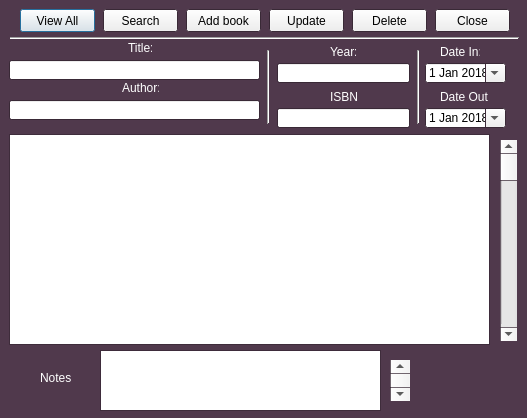
<?xml version="1.0" encoding="UTF-8"?>
<ui version="4.0">
 <class>Dialog</class>
 <widget class="QDialog" name="Dialog">
  <property name="geometry">
   <rect>
    <x>0</x>
    <y>0</y>
    <width>527</width>
    <height>418</height>
   </rect>
  </property>
  <property name="palette">
   <palette>
    <active>
     <colorrole role="Base">
      <brush brushstyle="SolidPattern">
       <color alpha="255">
        <red>255</red>
        <green>255</green>
        <blue>255</blue>
       </color>
      </brush>
     </colorrole>
     <colorrole role="Window">
      <brush brushstyle="SolidPattern">
       <color alpha="255">
        <red>80</red>
        <green>57</green>
        <blue>76</blue>
       </color>
      </brush>
     </colorrole>
    </active>
    <inactive>
     <colorrole role="Base">
      <brush brushstyle="SolidPattern">
       <color alpha="255">
        <red>255</red>
        <green>255</green>
        <blue>255</blue>
       </color>
      </brush>
     </colorrole>
     <colorrole role="Window">
      <brush brushstyle="SolidPattern">
       <color alpha="255">
        <red>80</red>
        <green>57</green>
        <blue>76</blue>
       </color>
      </brush>
     </colorrole>
    </inactive>
    <disabled>
     <colorrole role="Base">
      <brush brushstyle="SolidPattern">
       <color alpha="255">
        <red>80</red>
        <green>57</green>
        <blue>76</blue>
       </color>
      </brush>
     </colorrole>
     <colorrole role="Window">
      <brush brushstyle="SolidPattern">
       <color alpha="255">
        <red>80</red>
        <green>57</green>
        <blue>76</blue>
       </color>
      </brush>
     </colorrole>
    </disabled>
   </palette>
  </property>
  <property name="windowTitle">
   <string>bookstore by SIStech</string>
  </property>
  <property name="windowIcon">
   <iconset>
    <normaloff>../../../../../../../../Public/Pictures/Sample Pictures/Jellyfish.jpg</normaloff>../../../../../../../../Public/Pictures/Sample Pictures/Jellyfish.jpg</iconset>
  </property>
  <property name="sizeGripEnabled">
   <bool>false</bool>
  </property>
  <property name="modal">
   <bool>false</bool>
  </property>
  <widget class="QPushButton" name="button_view">
   <property name="geometry">
    <rect>
     <x>20</x>
     <y>9</y>
     <width>75</width>
     <height>23</height>
    </rect>
   </property>
   <property name="text">
    <string>View All</string>
   </property>
  </widget>
  <widget class="QPushButton" name="button_search">
   <property name="geometry">
    <rect>
     <x>103</x>
     <y>9</y>
     <width>75</width>
     <height>23</height>
    </rect>
   </property>
   <property name="text">
    <string>Search</string>
   </property>
  </widget>
  <widget class="QPushButton" name="button_add">
   <property name="geometry">
    <rect>
     <x>186</x>
     <y>9</y>
     <width>75</width>
     <height>23</height>
    </rect>
   </property>
   <property name="text">
    <string>Add book</string>
   </property>
  </widget>
  <widget class="QPushButton" name="button_update">
   <property name="geometry">
    <rect>
     <x>269</x>
     <y>9</y>
     <width>75</width>
     <height>23</height>
    </rect>
   </property>
   <property name="text">
    <string>Update</string>
   </property>
  </widget>
  <widget class="QPushButton" name="button_delete">
   <property name="geometry">
    <rect>
     <x>352</x>
     <y>9</y>
     <width>75</width>
     <height>23</height>
    </rect>
   </property>
   <property name="text">
    <string>Delete</string>
   </property>
  </widget>
  <widget class="QPushButton" name="button_close">
   <property name="geometry">
    <rect>
     <x>435</x>
     <y>9</y>
     <width>75</width>
     <height>23</height>
    </rect>
   </property>
   <property name="text">
    <string>Close</string>
   </property>
  </widget>
  <widget class="Line" name="line">
   <property name="geometry">
    <rect>
     <x>10</x>
     <y>30</y>
     <width>509</width>
     <height>16</height>
    </rect>
   </property>
   <property name="orientation">
    <enum>Qt::Horizontal</enum>
   </property>
  </widget>
  <widget class="QLabel" name="label_title">
   <property name="geometry">
    <rect>
     <x>128</x>
     <y>40</y>
     <width>24</width>
     <height>16</height>
    </rect>
   </property>
   <property name="palette">
    <palette>
     <active>
      <colorrole role="WindowText">
       <brush brushstyle="SolidPattern">
        <color alpha="255">
         <red>255</red>
         <green>255</green>
         <blue>255</blue>
        </color>
       </brush>
      </colorrole>
      <colorrole role="Text">
       <brush brushstyle="SolidPattern">
        <color alpha="255">
         <red>0</red>
         <green>0</green>
         <blue>0</blue>
        </color>
       </brush>
      </colorrole>
     </active>
     <inactive>
      <colorrole role="WindowText">
       <brush brushstyle="SolidPattern">
        <color alpha="255">
         <red>255</red>
         <green>255</green>
         <blue>255</blue>
        </color>
       </brush>
      </colorrole>
      <colorrole role="Text">
       <brush brushstyle="SolidPattern">
        <color alpha="255">
         <red>0</red>
         <green>0</green>
         <blue>0</blue>
        </color>
       </brush>
      </colorrole>
     </inactive>
     <disabled>
      <colorrole role="WindowText">
       <brush brushstyle="SolidPattern">
        <color alpha="255">
         <red>120</red>
         <green>120</green>
         <blue>120</blue>
        </color>
       </brush>
      </colorrole>
      <colorrole role="Text">
       <brush brushstyle="SolidPattern">
        <color alpha="255">
         <red>120</red>
         <green>120</green>
         <blue>120</blue>
        </color>
       </brush>
      </colorrole>
     </disabled>
    </palette>
   </property>
   <property name="text">
    <string>Title:</string>
   </property>
  </widget>
  <widget class="QLabel" name="label_year">
   <property name="geometry">
    <rect>
     <x>330</x>
     <y>44</y>
     <width>26</width>
     <height>16</height>
    </rect>
   </property>
   <property name="palette">
    <palette>
     <active>
      <colorrole role="WindowText">
       <brush brushstyle="SolidPattern">
        <color alpha="255">
         <red>255</red>
         <green>255</green>
         <blue>255</blue>
        </color>
       </brush>
      </colorrole>
     </active>
     <inactive>
      <colorrole role="WindowText">
       <brush brushstyle="SolidPattern">
        <color alpha="255">
         <red>255</red>
         <green>255</green>
         <blue>255</blue>
        </color>
       </brush>
      </colorrole>
     </inactive>
     <disabled>
      <colorrole role="WindowText">
       <brush brushstyle="SolidPattern">
        <color alpha="255">
         <red>120</red>
         <green>120</green>
         <blue>120</blue>
        </color>
       </brush>
      </colorrole>
     </disabled>
    </palette>
   </property>
   <property name="text">
    <string>Year:</string>
   </property>
  </widget>
  <widget class="QLabel" name="label_date_in">
   <property name="geometry">
    <rect>
     <x>440</x>
     <y>44</y>
     <width>40</width>
     <height>16</height>
    </rect>
   </property>
   <property name="palette">
    <palette>
     <active>
      <colorrole role="WindowText">
       <brush brushstyle="SolidPattern">
        <color alpha="255">
         <red>255</red>
         <green>255</green>
         <blue>255</blue>
        </color>
       </brush>
      </colorrole>
     </active>
     <inactive>
      <colorrole role="WindowText">
       <brush brushstyle="SolidPattern">
        <color alpha="255">
         <red>255</red>
         <green>255</green>
         <blue>255</blue>
        </color>
       </brush>
      </colorrole>
     </inactive>
     <disabled>
      <colorrole role="WindowText">
       <brush brushstyle="SolidPattern">
        <color alpha="255">
         <red>120</red>
         <green>120</green>
         <blue>120</blue>
        </color>
       </brush>
      </colorrole>
     </disabled>
    </palette>
   </property>
   <property name="text">
    <string>Date In:</string>
   </property>
  </widget>
  <widget class="Line" name="line_2">
   <property name="geometry">
    <rect>
     <x>260</x>
     <y>50</y>
     <width>16</width>
     <height>74</height>
    </rect>
   </property>
   <property name="orientation">
    <enum>Qt::Vertical</enum>
   </property>
  </widget>
  <widget class="Line" name="line_3">
   <property name="geometry">
    <rect>
     <x>410</x>
     <y>50</y>
     <width>16</width>
     <height>74</height>
    </rect>
   </property>
   <property name="orientation">
    <enum>Qt::Vertical</enum>
   </property>
  </widget>
  <widget class="QLineEdit" name="lineEdit_title">
   <property name="geometry">
    <rect>
     <x>9</x>
     <y>60</y>
     <width>251</width>
     <height>20</height>
    </rect>
   </property>
  </widget>
  <widget class="QLineEdit" name="lineEdit_year">
   <property name="geometry">
    <rect>
     <x>277</x>
     <y>63</y>
     <width>133</width>
     <height>20</height>
    </rect>
   </property>
  </widget>
  <widget class="QDateEdit" name="dateEdit_in">
   <property name="geometry">
    <rect>
     <x>425</x>
     <y>63</y>
     <width>81</width>
     <height>20</height>
    </rect>
   </property>
   <property name="dateTime">
    <datetime>
     <hour>0</hour>
     <minute>0</minute>
     <second>0</second>
     <year>2018</year>
     <month>1</month>
     <day>1</day>
    </datetime>
   </property>
   <property name="calendarPopup">
    <bool>true</bool>
   </property>
  </widget>
  <widget class="QLabel" name="label_author">
   <property name="geometry">
    <rect>
     <x>122</x>
     <y>80</y>
     <width>37</width>
     <height>16</height>
    </rect>
   </property>
   <property name="palette">
    <palette>
     <active>
      <colorrole role="WindowText">
       <brush brushstyle="SolidPattern">
        <color alpha="255">
         <red>255</red>
         <green>255</green>
         <blue>255</blue>
        </color>
       </brush>
      </colorrole>
     </active>
     <inactive>
      <colorrole role="WindowText">
       <brush brushstyle="SolidPattern">
        <color alpha="255">
         <red>255</red>
         <green>255</green>
         <blue>255</blue>
        </color>
       </brush>
      </colorrole>
     </inactive>
     <disabled>
      <colorrole role="WindowText">
       <brush brushstyle="SolidPattern">
        <color alpha="255">
         <red>120</red>
         <green>120</green>
         <blue>120</blue>
        </color>
       </brush>
      </colorrole>
     </disabled>
    </palette>
   </property>
   <property name="text">
    <string>Author:</string>
   </property>
  </widget>
  <widget class="QLabel" name="label_isbn">
   <property name="geometry">
    <rect>
     <x>330</x>
     <y>89</y>
     <width>27</width>
     <height>16</height>
    </rect>
   </property>
   <property name="palette">
    <palette>
     <active>
      <colorrole role="WindowText">
       <brush brushstyle="SolidPattern">
        <color alpha="255">
         <red>255</red>
         <green>255</green>
         <blue>255</blue>
        </color>
       </brush>
      </colorrole>
     </active>
     <inactive>
      <colorrole role="WindowText">
       <brush brushstyle="SolidPattern">
        <color alpha="255">
         <red>255</red>
         <green>255</green>
         <blue>255</blue>
        </color>
       </brush>
      </colorrole>
     </inactive>
     <disabled>
      <colorrole role="WindowText">
       <brush brushstyle="SolidPattern">
        <color alpha="255">
         <red>120</red>
         <green>120</green>
         <blue>120</blue>
        </color>
       </brush>
      </colorrole>
     </disabled>
    </palette>
   </property>
   <property name="text">
    <string>ISBN:</string>
   </property>
  </widget>
  <widget class="QLabel" name="label_date_out">
   <property name="geometry">
    <rect>
     <x>440</x>
     <y>89</y>
     <width>48</width>
     <height>16</height>
    </rect>
   </property>
   <property name="palette">
    <palette>
     <active>
      <colorrole role="WindowText">
       <brush brushstyle="SolidPattern">
        <color alpha="255">
         <red>255</red>
         <green>255</green>
         <blue>255</blue>
        </color>
       </brush>
      </colorrole>
     </active>
     <inactive>
      <colorrole role="WindowText">
       <brush brushstyle="SolidPattern">
        <color alpha="255">
         <red>255</red>
         <green>255</green>
         <blue>255</blue>
        </color>
       </brush>
      </colorrole>
     </inactive>
     <disabled>
      <colorrole role="WindowText">
       <brush brushstyle="SolidPattern">
        <color alpha="255">
         <red>120</red>
         <green>120</green>
         <blue>120</blue>
        </color>
       </brush>
      </colorrole>
     </disabled>
    </palette>
   </property>
   <property name="text">
    <string>Date Out:</string>
   </property>
  </widget>
  <widget class="QLineEdit" name="lineEdit_author">
   <property name="geometry">
    <rect>
     <x>9</x>
     <y>100</y>
     <width>251</width>
     <height>20</height>
    </rect>
   </property>
  </widget>
  <widget class="QLineEdit" name="lineEdit_isbn">
   <property name="geometry">
    <rect>
     <x>277</x>
     <y>108</y>
     <width>133</width>
     <height>20</height>
    </rect>
   </property>
  </widget>
  <widget class="QDateEdit" name="dateEdit_out">
   <property name="geometry">
    <rect>
     <x>425</x>
     <y>108</y>
     <width>81</width>
     <height>20</height>
    </rect>
   </property>
   <property name="dateTime">
    <datetime>
     <hour>0</hour>
     <minute>0</minute>
     <second>0</second>
     <year>2018</year>
     <month>1</month>
     <day>1</day>
    </datetime>
   </property>
   <property name="calendarPopup">
    <bool>true</bool>
   </property>
  </widget>
  <widget class="QTableView" name="tableView">
   <property name="geometry">
    <rect>
     <x>9</x>
     <y>134</y>
     <width>481</width>
     <height>211</height>
    </rect>
   </property>
  </widget>
  <widget class="QScrollBar" name="verticalScrollBar">
   <property name="geometry">
    <rect>
     <x>500</x>
     <y>140</y>
     <width>17</width>
     <height>201</height>
    </rect>
   </property>
   <property name="orientation">
    <enum>Qt::Vertical</enum>
   </property>
  </widget>
  <widget class="QLabel" name="label">
   <property name="geometry">
    <rect>
     <x>40</x>
     <y>370</y>
     <width>32</width>
     <height>16</height>
    </rect>
   </property>
   <property name="palette">
    <palette>
     <active>
      <colorrole role="WindowText">
       <brush brushstyle="SolidPattern">
        <color alpha="255">
         <red>255</red>
         <green>255</green>
         <blue>255</blue>
        </color>
       </brush>
      </colorrole>
     </active>
     <inactive>
      <colorrole role="WindowText">
       <brush brushstyle="SolidPattern">
        <color alpha="255">
         <red>255</red>
         <green>255</green>
         <blue>255</blue>
        </color>
       </brush>
      </colorrole>
     </inactive>
     <disabled>
      <colorrole role="WindowText">
       <brush brushstyle="SolidPattern">
        <color alpha="255">
         <red>120</red>
         <green>120</green>
         <blue>120</blue>
        </color>
       </brush>
      </colorrole>
     </disabled>
    </palette>
   </property>
   <property name="text">
    <string>Notes:</string>
   </property>
  </widget>
  <widget class="QTextBrowser" name="textBrowser">
   <property name="geometry">
    <rect>
     <x>100</x>
     <y>350</y>
     <width>281</width>
     <height>61</height>
    </rect>
   </property>
  </widget>
  <widget class="QScrollBar" name="verticalScrollBar_2">
   <property name="geometry">
    <rect>
     <x>390</x>
     <y>360</y>
     <width>20</width>
     <height>41</height>
    </rect>
   </property>
   <property name="orientation">
    <enum>Qt::Vertical</enum>
   </property>
  </widget>
 </widget>
 <resources/>
 <connections/>
</ui>
